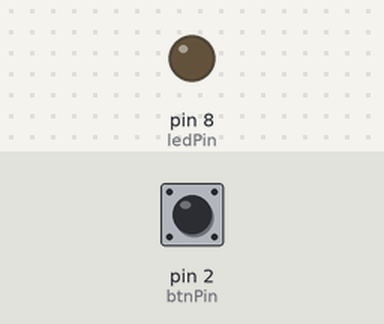
The sketch below on a simulated Arduino Uno, built with avr-gcc and run on an emulated ATmega328P. Parts: output pins drawn as LEDs (lit = HIGH). The inputs (shaded band) are chosen by the test bench; at power-on: pin 2 (btnPin) HIGH.

Above: at 1.2 s.
1.3 s: pin 2 (btnPin) pulled LOW for 0.15 s
At 2.5 s:
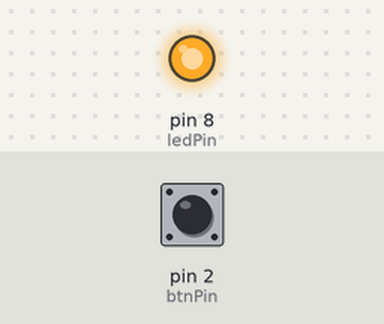
2.9 s: pin 2 (btnPin) pulled LOW for 1 s
At 3.9 s:
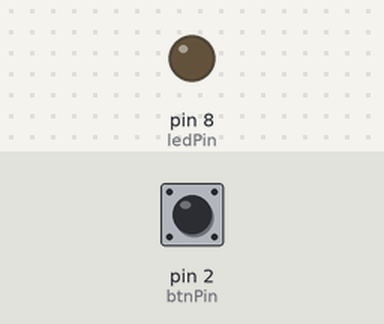
5.4 s: pin 2 (btnPin) pulled LOW for 3.2 s
At 5.8 s:
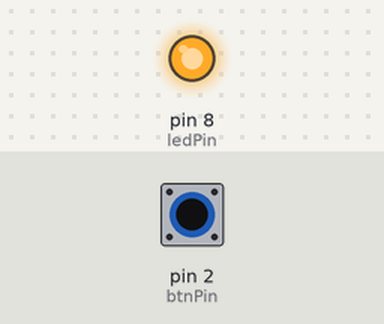
Timing chart, 0 to 8.4 s (numbered marks = the images above; inputs shaded):
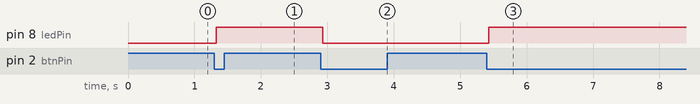

Measured:
- after the input at 1.3 s, pin 8 (ledPin): LOW → HIGH at once
- after the input at 2.9 s, pin 8 (ledPin): HIGH → LOW at once
- after the input at 5.4 s, pin 8 (ledPin): LOW → HIGH at once

The sketch:

sketch_aug22b.ino
```cpp
const int ledPin = 8;   // LED 在 D8
const int btnPin = 2;   // 按钮在 D2

bool ledOn = false;     // 默认关

int buttonState = HIGH;       // 去抖后的稳定状态（INPUT_PULLUP: 未按=HIGH）
int lastReading = HIGH;       // 上一次原始读数
unsigned long lastDebounceTime = 0;
const unsigned long debounceDelay = 30; // 防抖时间 30ms，可在 20~50 之间调整

void setup() {
  pinMode(ledPin, OUTPUT);
  pinMode(btnPin, INPUT_PULLUP); // 内部上拉：未按=HIGH，按下=LOW
  digitalWrite(ledPin, LOW);
}

void loop() {
  int reading = digitalRead(btnPin);

  // 检测到读数变化，开始计时以等待稳定
  if (reading != lastReading) {
    lastDebounceTime = millis();
  }

  // 超过防抖时间，认为状态稳定
  if (millis() - lastDebounceTime > debounceDelay) {
    if (reading != buttonState) {
      buttonState = reading;

      // 只在“按下”的瞬间（由HIGH->LOW）切换LED
      if (buttonState == LOW) {
        ledOn = !ledOn;
        digitalWrite(ledPin, ledOn ? HIGH : LOW);
      }
    }
  }

  lastReading = reading;
}
```
